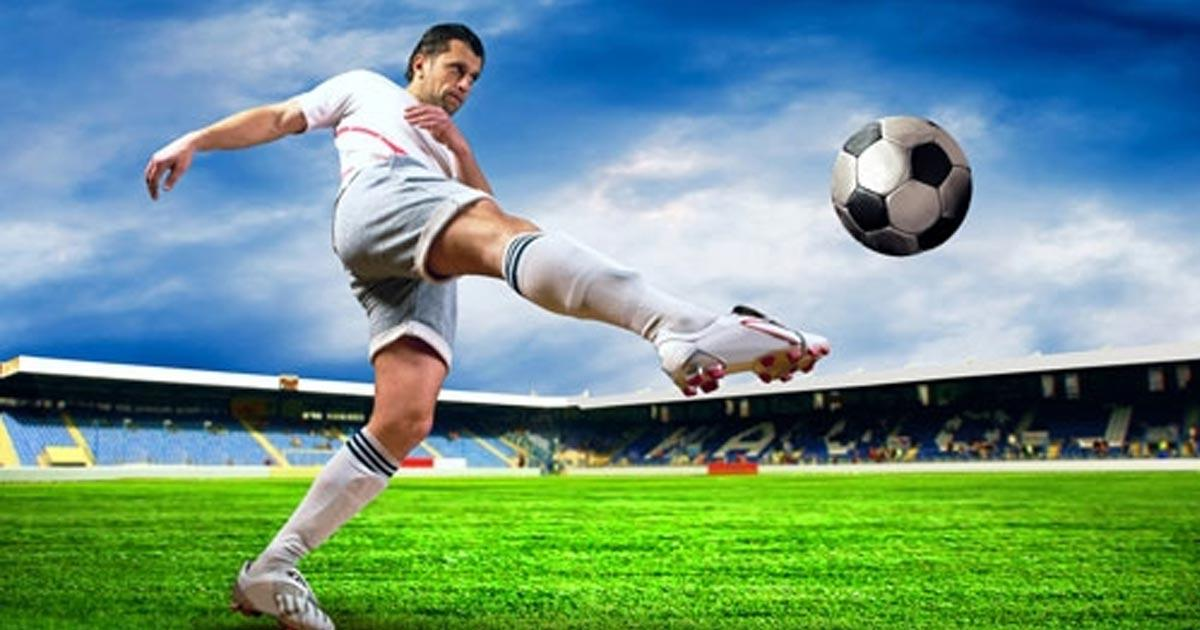
#> input picture week3/src/football.jpg, 1200 x 630 px
$ python duplicate_picture.py
#> lines starting #> are read from the running program, lines starting #| are printed output that depends on the picture
import cv2
import numpy as np

img = cv2.imread('./src/football.jpg');
#> img is the input picture: shape (630, 1200, 3); mean B, G, R 135.8, 151.1, 111.3
print("Size of Picture : ", img.size)
#| Size of Picture :  2268000
print("Dtype : ", img.dtype)
#| Dtype :  uint8

# [row<Y coordinate>, column<X coordinate>]
e1 = cv2.getTickCount()
football = img[115:268, 811:980]
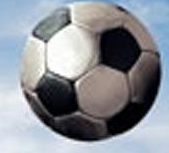
#> football: shape (153, 169, 3); mean B, G, R 151.7, 144.8, 140.6
img2 = img.copy()
img2[443:596, 881:1050] = football
img2[275:428, 997:1166] = football
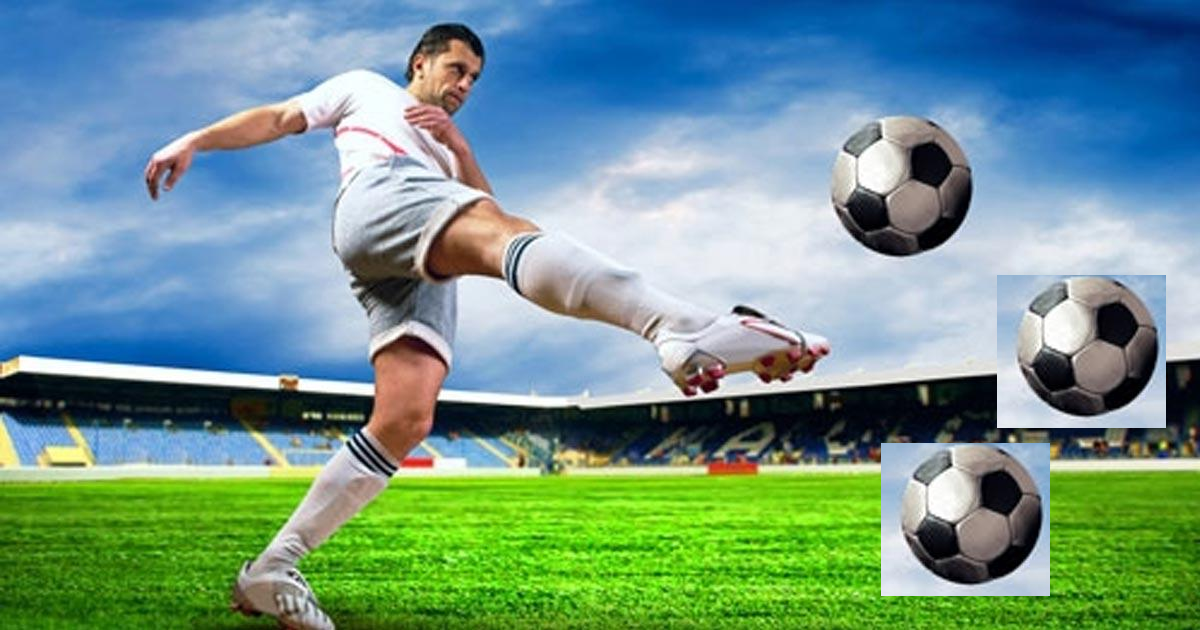
#> img2: shape (630, 1200, 3); mean B, G, R 140, 150.5, 113.2
e2 = cv2.getTickCount()

time = (e2-e1)/cv2.getTickFrequency()
print("Excecute time ", time, " s")

cv2.imshow('football_cp', img2)
cv2.waitKey(0)
cv2.destroyAllWindows()

# Split picture
b, g, r = cv2.split(img)
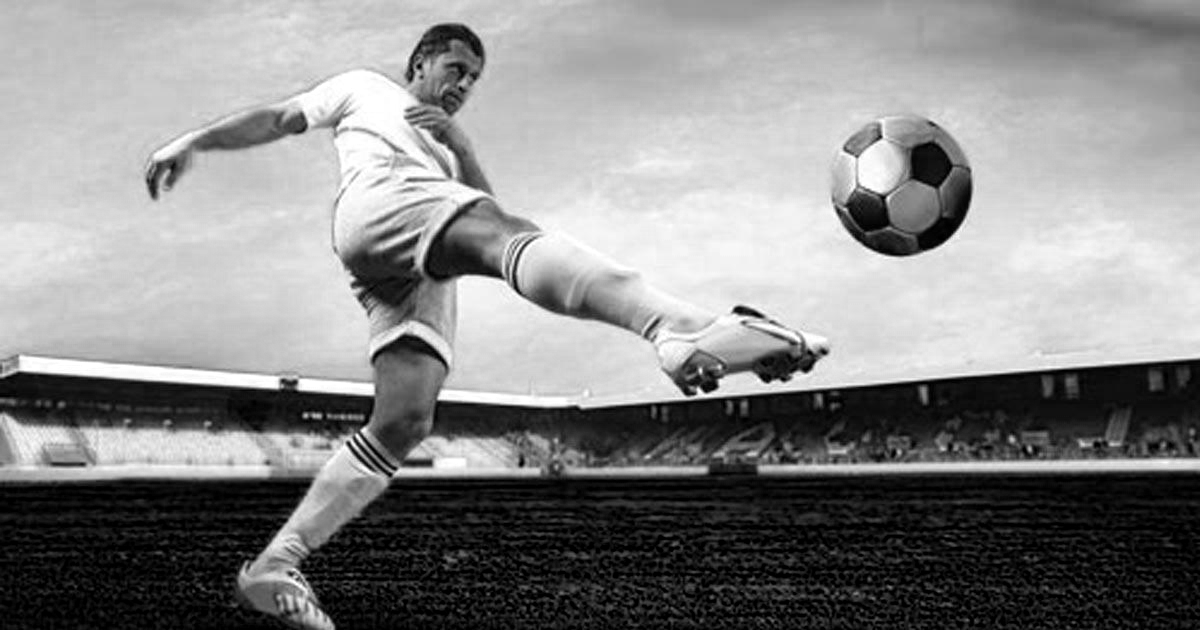
#> b: shape (630, 1200); min 0, max 255, mean 135.8
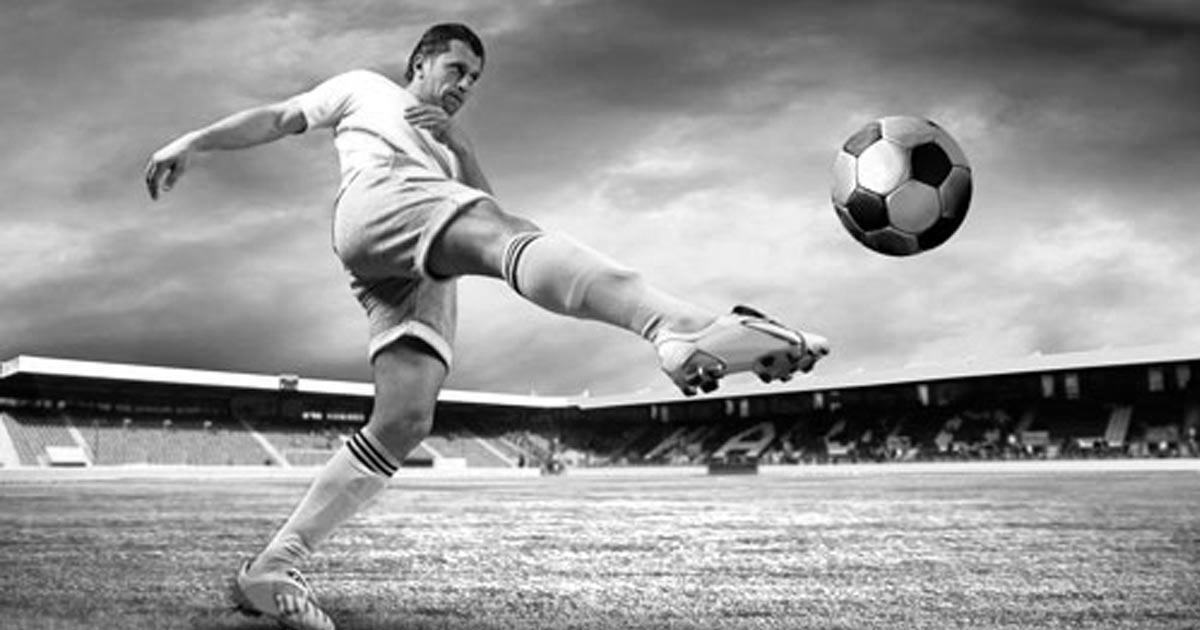
#> g: shape (630, 1200); min 0, max 255, mean 151.1
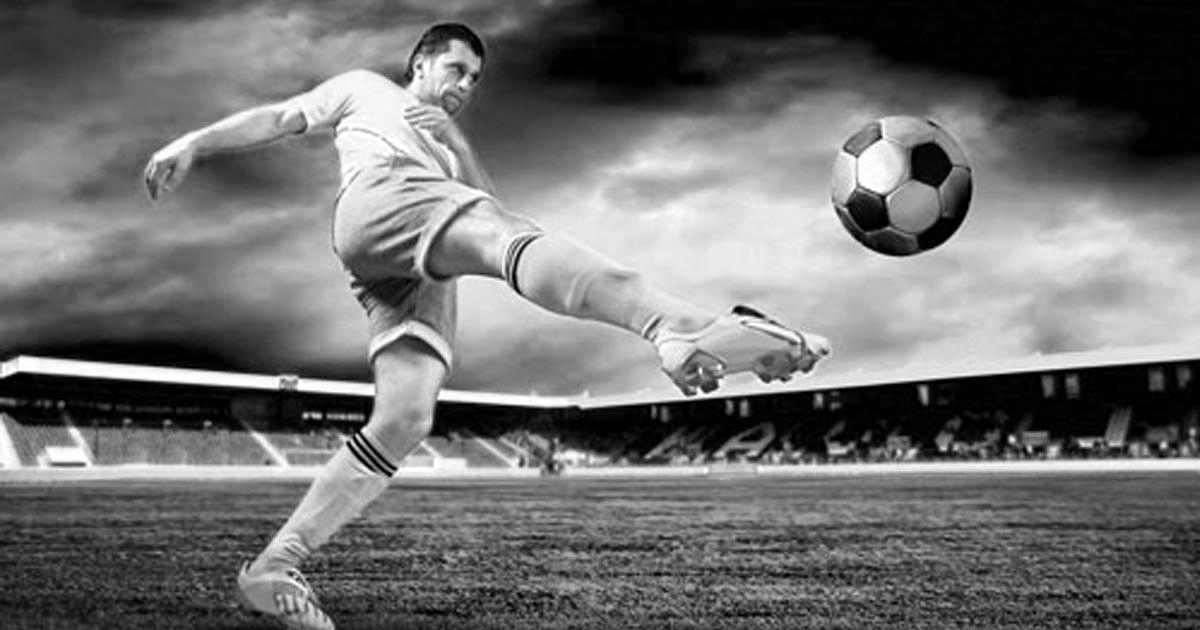
#> r: shape (630, 1200); min 0, max 255, mean 111.3
# Merge picture back
img = cv2.merge((b, g, r))
# blue color
b = img[:,:,0]
